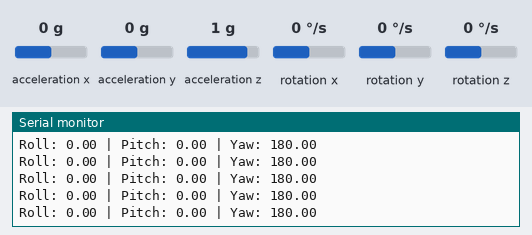
A sketch run on a simulated Arduino Uno, built with avr-gcc and run on an emulated ATmega328P. Parts: the last lines printed to the serial monitor. Wiring (inferred from the names in the program): MPU-6050 motion sensor at I2C address 0x68. Inputs (shaded band) come from the test bench; at power-on: acceleration x 0 g, acceleration y 0 g, rotation x 0 °/s, acceleration z 1 g, rotation y 0 °/s, rotation z 0 °/s.

Above: at 1.3 s.
1.4 s: acceleration x set to 0.8 g
At 1.54 s:
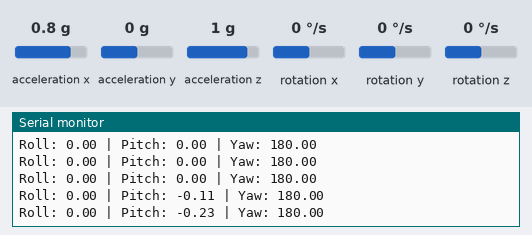
4.4 s: acceleration y set to -1.4 g
At 4.4 s:
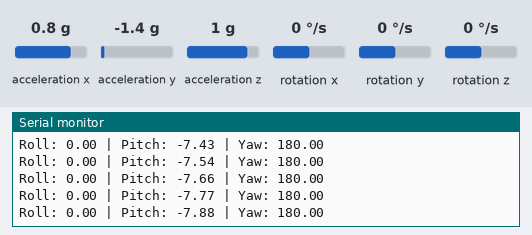
7.4 s: rotation x set to -192 °/s
At 7.43 s:
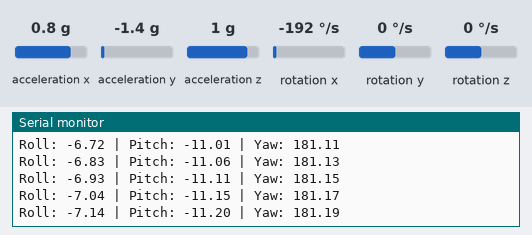
10.4 s: acceleration x set to -0.8 g
At 10.43 s:
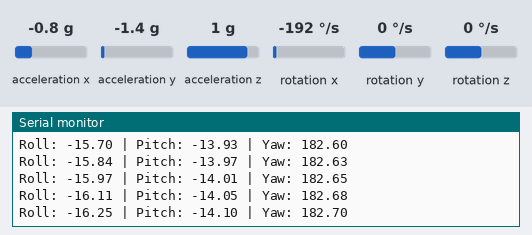
13.4 s: acceleration z set to -1.4 g
At 13.44 s:
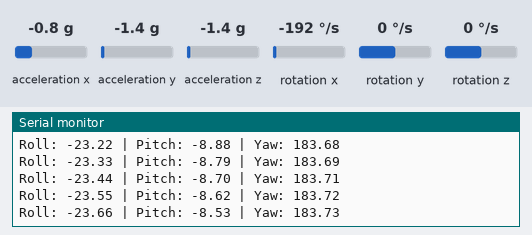
16.4 s: acceleration z set to 1.4 g
At 16.43 s:
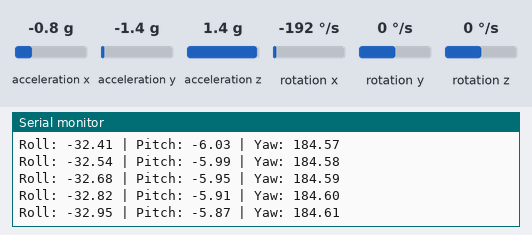
Timing chart, 0 to 19.4 s (numbered marks = the images above; inputs shaded):
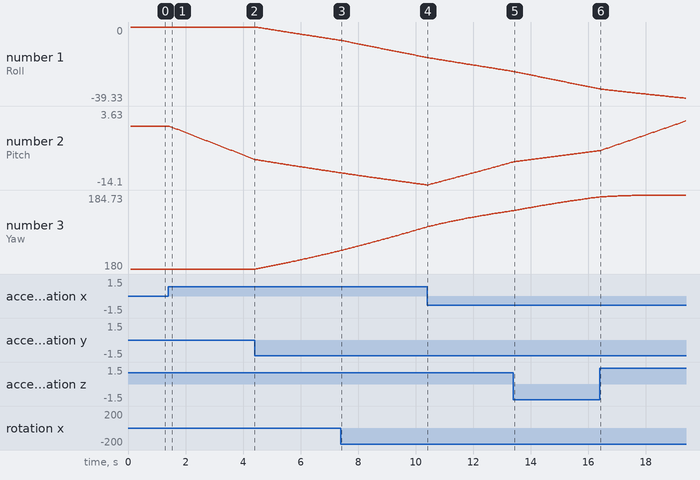

The sketch:

madgwick-filter-attempt2.ino
```cpp
#include <Wire.h>
#include <MadgwickAHRS.h>
#include <math.h>

// Madgwick filter instance
Madgwick filter;

// Raw IMU values
float ax, ay, az;
float gx, gy, gz;

// Timing
unsigned long lastUpdate = 0;
float deltat;

// MPU6050 address
#define MPU_ADDR 0x68

void setup() {
  Serial.begin(9600);
  Wire.begin();
  Wire.setClock(400000);
  delay(100);

  // Wake up MPU6050
  Wire.beginTransmission(MPU_ADDR);
  Wire.write(0x6B);
  Wire.write(0x00);
  Wire.endTransmission();

  // Set accelerometer range to ±8g
  Wire.beginTransmission(MPU_ADDR);
  Wire.write(0x1C);
  Wire.write(0x10);
  Wire.endTransmission();

  // Set gyro range to ±500 °/s
  Wire.beginTransmission(MPU_ADDR);
  Wire.write(0x1B);
  Wire.write(0x08);
  Wire.endTransmission();

  // Initialize filter
  filter.begin(100);  // Update rate in Hz (adjust if needed)

  lastUpdate = micros();
}

void loop() {
  readMPU6050();

  // Calculate delta time
  unsigned long now = micros();
  deltat = (now - lastUpdate) / 1000000.0;
  lastUpdate = now;

  // Update the Madgwick filter
  filter.updateIMU(gx, gy, gz, ax, ay, az);

  // Get Euler angles from quaternion (degrees)
  float roll  = filter.getRoll();
  float pitch = filter.getPitch();
  float yaw   = filter.getYaw();

  // Print orientation
  Serial.print("Roll: ");
  Serial.print(roll);
  Serial.print(" | Pitch: ");
  Serial.print(pitch);
  Serial.print(" | Yaw: ");
  Serial.println(yaw);

  delay(20);  // Adjust as needed
}

void readMPU6050() {
  Wire.beginTransmission(MPU_ADDR);
  Wire.write(0x3B); // Start reading from ACCEL_XOUT_H
  Wire.endTransmission(false);
  Wire.requestFrom(MPU_ADDR, 14, true);

  int16_t rawAccX = Wire.read() << 8 | Wire.read();
  int16_t rawAccY = Wire.read() << 8 | Wire.read();
  int16_t rawAccZ = Wire.read() << 8 | Wire.read();
  Wire.read(); Wire.read();  // Skip temp
  int16_t rawGyroX = Wire.read() << 8 | Wire.read();
  int16_t rawGyroY = Wire.read() << 8 | Wire.read();
  int16_t rawGyroZ = Wire.read() << 8 | Wire.read();

  // Convert to proper units
  ax = (float)rawAccX / 4096.0; // ±8g → 4096 LSB/g
  ay = (float)rawAccY / 4096.0;
  az = (float)rawAccZ / 4096.0;

  gx = (float)rawGyroX / 65.5 * DEG_TO_RAD; // ±500 °/s → 65.5 LSB/(°/s)
  gy = (float)rawGyroY / 65.5 * DEG_TO_RAD;
  gz = (float)rawGyroZ / 65.5 * DEG_TO_RAD;
}
```

Measured:
- after the input at 1.4 s, the serial monitor: prints a new line after 0.08 s (image 1)
- plotted number 2: 0 → -7.88 after the input at 1.4 s
